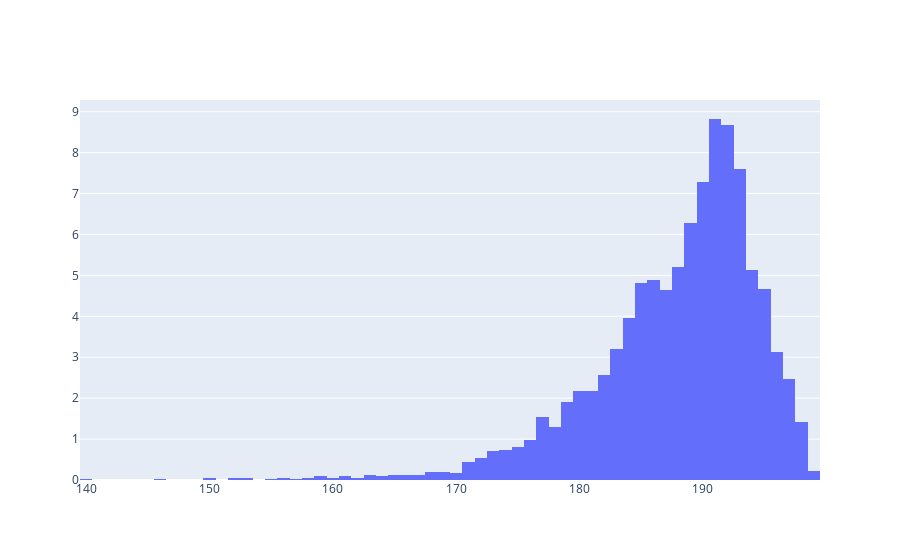
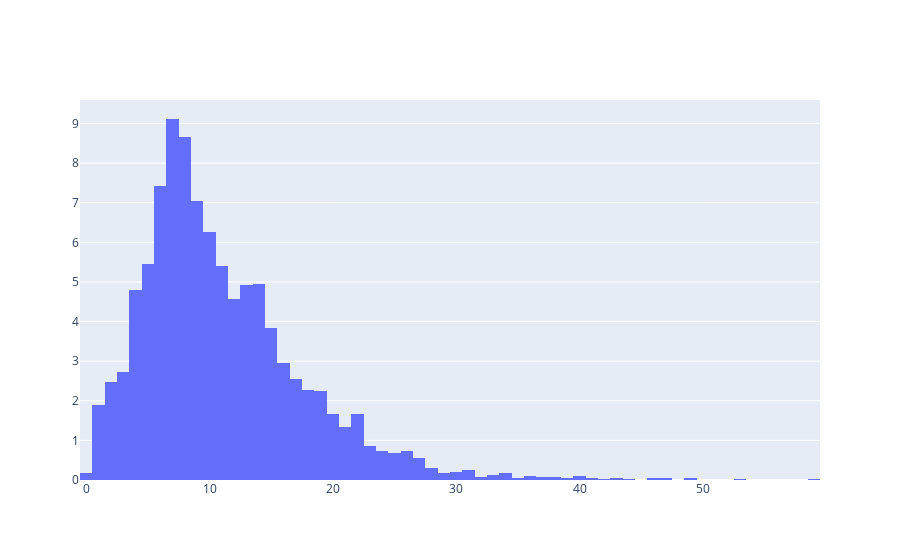

Notebook cell for these charts, in order:
### Code cell
def showVoteDist(votes):
    #histogramm of how many members votes yes, no, abstain per vote
    present = []
    absent = []
    for v in votes:
        s = len(v.yes) + len(v.no) + len(v.abstain)
        present.append(s)
        absent.append(len(v.novote))
    print('present memers')
    plot.hist(present)
    print('absent members')
    plot.hist(absent)
showVoteDist(votes)

### Figure 1 — Plotly figure (JSON) as saved in the notebook; plotly's stock layout.template omitted (floating-point values rounded to 4 significant figures; data arrays with more than 128 entries replaced by an {"elided": "..."} marker saying what was removed)
{"data": [{"histnorm": "percent", "type": "histogram", "x": {"elided": "4466 int values"}}], "layout": {}}

### Figure 2 — Plotly figure (JSON) as saved in the notebook; plotly's stock layout.template omitted (floating-point values rounded to 4 significant figures; data arrays with more than 128 entries replaced by an {"elided": "..."} marker saying what was removed)
{"data": [{"histnorm": "percent", "type": "histogram", "x": {"elided": "4466 int values"}}], "layout": {}}
